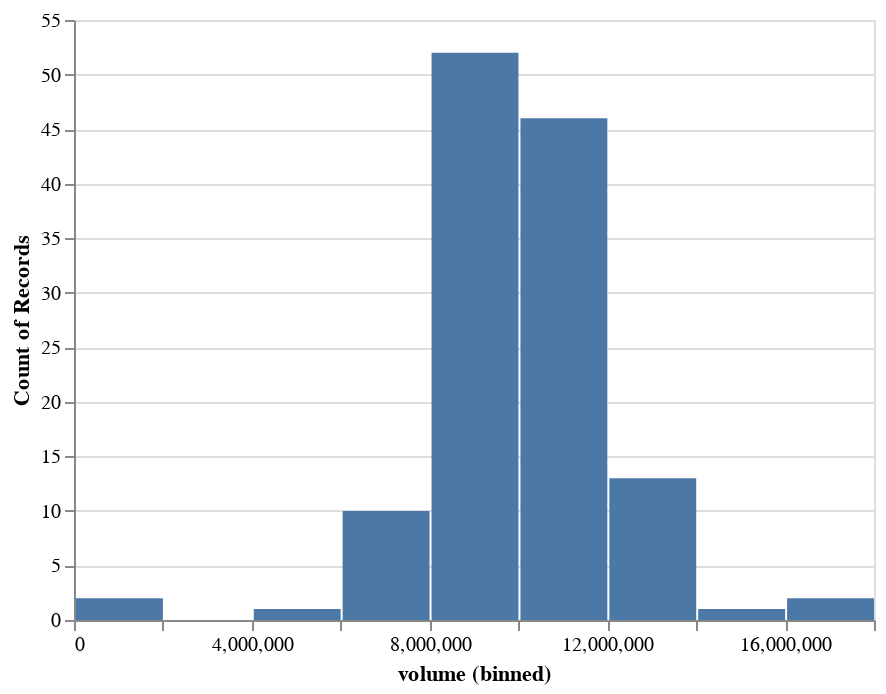

Notebook source saved alongside this figure:
### Markdown cell above
A variação percentual também concentrou valores entre -4% e 4%.

### Code cell
alt.Chart(df).mark_bar().encode(
    alt.X("volume", bin=True),
    y='count()',
).interactive()

### Figure 1 — Vega-Lite specification as saved in the notebook (floating-point values rounded to 4 significant figures)
{"config": {"view": {"continuousWidth": 400, "continuousHeight": 300}}, "data": {"name": "data-a82774e9d2b70a1945c5b93a9e77523b"}, "mark": "bar", "encoding": {"x": {"bin": true, "field": "volume", "type": "quantitative"}, "y": {"aggregate": "count", "type": "quantitative"}}, "selection": {"selector001": {"type": "interval", "bind": "scales", "encodings": ["x", "y"]}}, "$schema": "https://vega.github.io/schema/vega-lite/v4.17.0.json", "datasets": {"data-a82774e9d2b70a1945c5b93a9e77523b": [{"cotacao": 97000.0, "minima": 95630.0, "maxima": 97010.0, "variaçao": -12.69, "variaçao_percentual": -0.01, "volume": 7351088}, {"cotacao": 97010.0, "minima": 95650.0, "maxima": 97950.0, "variaçao": 1277.0, "variaçao_percentual": 1.33, "volume": 9331043}, {"cotacao": 95730.0, "minima": 95730.0, "maxima": 97390.0, "variaçao": -1559.0, "variaçao_percentual": -1.6, "volume": 8830686}, {"cotacao": 97290.0, "minima": 96390.0, "maxima": 97680.0, "variaçao": 302.8, "variaçao_percentual": 0.31, "volume": 7281307}, {"cotacao": 96990.0, "minima": 95820.0, "maxima": 98280.0, "variaçao": -1299.0, "variaçao_percentual": -1.32, "volume": 9738004}, {"cotacao": 98290.0, "minima": 98040.0, "maxima": 100100.0, "variaçao": -1808.0, "variaçao_percentual": -1.81, "volume": 11370282}, {"cotacao": 100100.0, "minima": 98560.0, "maxima": 100300.0, "variaçao": 422.1, "variaçao_percentual": 0.42, "volume": 7857686}, {"cotacao": 99680.0, "minima": 99660.0, "maxima": 100700.0, "variaçao": -622.2, "variaçao_percentual": -0.62, "volume": 7139394}, {"cotacao": 100300.0, "minima": 99650.0, "maxima": 100900.0, "variaçao": 23.39, "variaçao_percentual": 0.02, "volume": 9216676}, {"cotacao": 100300.0, "minima": 98370.0, "maxima": 100500.0, "variaçao": 1911.0, "variaçao_percentual": 1.94, "volume": 8182057}, {"cotacao": 98360.0, "minima": 97760.0, "maxima": 99430.0, "variaçao": -471.4, "variaçao_percentual": -0.48, "volume": 9107938}, {"cotacao": 98830.0, "minima": 98690.0, "maxima": 101500.0, "variaçao": -2457.0, "variaçao_percentual": -2.43, "volume": 8894555}, {"cotacao": 101300.0, "minima": 100100.0, "maxima": 101600.0, "variaçao": 1242.0, "variaçao_percentual": 1.24, "volume": 7955614}, {"cotacao": 100100.0, "minima": 99370.0, "maxima": 101200.0, "variaçao": -1191.0, "variaçao_percentual": -1.18, "volume": 8478956}, {"cotacao": 101200.0, "minima": 98960.0, "maxima": 101600.0, "variaçao": 520.4, "variaçao_percentual": 0.52, "volume": 11327366}, {"cotacao": 100700.0, "minima": 99750.0, "maxima": 103200.0, "variaçao": -1190.0, "variaçao_percentual": -1.17, "volume": 12610951}, {"cotacao": 101900.0, "minima": 100900.0, "maxima": 102800.0, "variaçao": -256.5, "variaçao_percentual": -0.25, "volume": 7557936}, {"cotacao": 102200.0, "minima": 99380.0, "maxima": 102200.0, "variaçao": 2798.0, "variaçao_percentual": 2.82, "volume": 9384718}, {"cotacao": 99370.0, "minima": 99370.0, "maxima": 102100.0, "variaçao": -2774.0, "variaçao_percentual": -2.72, "volume": 12226109}, {"cotacao": 102100.0, "minima": 100600.0, "maxima": 102300.0, "variaçao": 1519.0, "variaçao_percentual": 1.51, "volume": 7665672}, {"cotacao": 100600.0, "minima": 99860.0, "maxima": 101500.0, "variaçao": -3.69, "variaçao_percentual": 0.0, "volume": 7360629}, {"cotacao": 100600.0, "minima": 99360.0, "maxima": 102500.0, "variaçao": -1490.0, "variaçao_percentual": -1.46, "volume": 9861239}, {"cotacao": 102100.0, "minima": 101600.0, "maxima": 102700.0, "variaçao": -180.3, "variaçao_percentual": -0.18, "volume": 8170867}, {"cotacao": 102300.0, "minima": 101500.0, "maxima": 102500.0, "variaçao": 776.7, "variaçao_percentual": 0.77, "volume": 7722999}, {"cotacao": 101500.0, "minima": 100400.0, "maxima": 101600.0, "variaçao": 53.42, "variaçao_percentual": 0.05, "volume": 9100173}, {"cotacao": 101500.0, "minima": 99130.0, "maxima": 101700.0, "variaçao": 614.1, "variaçao_percentual": 0.61, "volume": 9404971}, {"cotacao": 100900.0, "minima": 100800.0, "maxima": 102300.0, "variaçao": -1212.0, "variaçao_percentual": -1.19, "volume": 10025837}, {"cotacao": 102100.0, "minima": 99600.0, "maxima": 102200.0, "variaçao": 2470.0, "variaçao_percentual": 2.48, "volume": 9418651}, {"cotacao": 99600.0, "minima": 98510.0, "maxima": 101700.0, "variaçao": -1758.0, "variaçao_percentual": -1.73, "volume": 10816219}, {"cotacao": 101400.0, "minima": 100400.0, "maxima": 101700.0, "variaçao": 892.9, "variaçao_percentual": 0.89, "volume": 8576348}, {"cotacao": 100500.0, "minima": 100200.0, "maxima": 103200.0, "variaçao": -1657.0, "variaçao_percentual": -1.62, "volume": 10721272}, {"cotacao": 102100.0, "minima": 100700.0, "maxima": 103100.0, "variaçao": -56.61, "variaçao_percentual": -0.06, "volume": 10114172}, {"cotacao": 102200.0, "minima": 102200.0, "maxima": 104400.0, "variaçao": -1270.0, "variaçao_percentual": -1.23, "volume": 9360885}, {"cotacao": 103400.0, "minima": 101300.0, "maxima": 103700.0, "variaçao": 668.9, "variaçao_percentual": 0.65, "volume": 8259462}, {"cotacao": 102800.0, "minima": 102000.0, "maxima": 104100.0, "variaçao": -1350.0, "variaçao_percentual": -1.3, "volume": 10337094}, {"cotacao": 104100.0, "minima": 102800.0, "maxima": 104500.0, "variaçao": 1324.0, "variaçao_percentual": 1.29, "volume": 9686597}, {"cotacao": 102800.0, "minima": 101200.0, "maxima": 103800.0, "variaçao": 1586.0, "variaçao_percentual": 1.57, "volume": 10922064}, {"cotacao": 101200.0, "minima": 100000.0, "maxima": 103000.0, "variaçao": -1614.0, "variaçao_percentual": -1.57, "volume": 12029818}, {"cotacao": 102800.0, "minima": 102300.0, "maxima": 103900.0, "variaçao": -82.28, "variaçao_percentual": -0.08, "volume": 10900968}, {"cotacao": 102900.0, "minima": 102600.0, "maxima": 105500.0, "variaçao": -2096.0, "variaçao_percentual": -2.0, "volume": 12929311}, {"cotacao": 105000.0, "minima": 103900.0, "maxima": 105600.0, "variaçao": -596.5, "variaçao_percentual": -0.56, "volume": 9591712}, {"cotacao": 105600.0, "minima": 104100.0, "maxima": 105700.0, "variaçao": 1496.0, "variaçao_percentual": 1.44, "volume": 9238287}, {"cotacao": 104100.0, "minima": 103600.0, "maxima": 104700.0, "variaçao": -368.0, "variaçao_percentual": -0.35, "volume": 9087128}, {"cotacao": 104500.0, "minima": 102400.0, "maxima": 104600.0, "variaçao": 2096.0, "variaçao_percentual": 2.05, "volume": 9622161}, {"cotacao": 102400.0, "minima": 100900.0, "maxima": 102700.0, "variaçao": 88.27, "variaçao_percentual": 0.09, "volume": 9795189}, {"cotacao": 102300.0, "minima": 102100.0, "maxima": 104900.0, "variaçao": -1996.0, "variaçao_percentual": -1.91, "volume": 10366618}, {"cotacao": 104300.0, "minima": 103300.0, "maxima": 105000.0, "variaçao": -20.17, "variaçao_percentual": -0.02, "volume": 10833697}, {"cotacao": 104300.0, "minima": 103700.0, "maxima": 105400.0, "variaçao": -116.6, "variaçao_percentual": -0.11, "volume": 11105789}, {"cotacao": 104400.0, "minima": 102700.0, "maxima": 104400.0, "variaçao": 1538.0, "variaçao_percentual": 1.49, "volume": 8931780}, {"cotacao": 102900.0, "minima": 100600.0, "maxima": 103000.0, "variaçao": 2335.0, "variaçao_percentual": 2.32, "volume": 10429358}, {"cotacao": 100600.0, "minima": 100200.0, "maxima": 101800.0, "variaçao": -1237.0, "variaçao_percentual": -1.22, "volume": 8127068}, {"cotacao": 101800.0, "minima": 100400.0, "maxima": 102100.0, "variaçao": 1350.0, "variaçao_percentual": 1.34, "volume": 9285576}, {"cotacao": 100400.0, "minima": 98290.0, "maxima": 100600.0, "variaçao": 1743.0, "variaçao_percentual": 1.77, "volume": 10019438}, {"cotacao": 98700.0, "minima": 98700.0, "maxima": 100900.0, "variaçao": -1335.0, "variaçao_percentual": -1.33, "volume": 10382260}, {"cotacao": 100000.0, "minima": 98740.0, "maxima": 100100.0, "variaçao": 871.5, "variaçao_percentual": 0.88, "volume": 9147234}, {"cotacao": 99160.0, "minima": 98860.0, "maxima": 100200.0, "variaçao": -609.5, "variaçao_percentual": -0.61, "volume": 0}, {"cotacao": 99770.0, "minima": 97760.0, "maxima": 99970.0, "variaçao": 2009.0, "variaçao_percentual": 2.05, "volume": 9142741}, {"cotacao": 97760.0, "minima": 97270.0, "maxima": 98940.0, "variaçao": -1176.0, "variaçao_percentual": -1.19, "volume": 8951409}, {"cotacao": 98940.0, "minima": 96770.0, "maxima": 99260.0, "variaçao": 2172.0, "variaçao_percentual": 2.24, "volume": 9489369}, {"cotacao": 96760.0, "minima": 95800.0, "maxima": 96760.0, "variaçao": 529.9, "variaçao_percentual": 0.55, "volume": 5351557}, {"cotacao": 96230.0, "minima": 96050.0, "maxima": 97860.0, "variaçao": 31.76, "variaçao_percentual": 0.03, "volume": 10062907}, {"cotacao": 96200.0, "minima": 95060.0, "maxima": 96850.0, "variaçao": 1147.0, "variaçao_percentual": 1.21, "volume": 10163349}, {"cotacao": 95060.0, "minima": 94810.0, "maxima": 96260.0, "variaçao": -679.5, "variaçao_percentual": -0.71, "volume": 10144493}, {"cotacao": 95740.0, "minima": 93830.0, "maxima": 95740.0, "variaçao": 1901.0, "variaçao_percentual": 2.03, "volume": 8906772}, {"cotacao": 93830.0, "minima": 93510.0, "maxima": 95980.0, "variaçao": -2149.0, "variaçao_percentual": -2.24, "volume": 8439076}, {"cotacao": 95980.0, "minima": 94150.0, "maxima": 96260.0, "variaçao": 1606.0, "variaçao_percentual": 1.7, "volume": 8697938}, {"cotacao": 94380.0, "minima": 93260.0, "maxima": 95970.0, "variaçao": -1598.0, "variaçao_percentual": -1.66, "volume": 9962706}, {"cotacao": 95980.0, "minima": 95340.0, "maxima": 97490.0, "variaçao": 639.2, "variaçao_percentual": 0.67, "volume": 9752695}, {"cotacao": 95340.0, "minima": 94870.0, "maxima": 96870.0, "variaçao": -1236.0, "variaçao_percentual": -1.28, "volume": 8264673}, {"cotacao": 96570.0, "minima": 95870.0, "maxima": 97540.0, "variaçao": 446.9, "variaçao_percentual": 0.46, "volume": 13134388}, {"cotacao": 96130.0, "minima": 94700.0, "maxima": 97110.0, "variaçao": 578.0, "variaçao_percentual": 0.6, "volume": 10008482}, {"cotacao": 95550.0, "minima": 93530.0, "maxima": 96610.0, "variaçao": 2016.0, "variaçao_percentual": 2.16, "volume": 11134708}, {"cotacao": 93530.0, "minima": 92390.0, "maxima": 95220.0, "variaçao": 1156.0, "variaçao_percentual": 1.25, "volume": 12034206}, {"cotacao": 92380.0, "minima": 90150.0, "maxima": 93110.0, "variaçao": -419.8, "variaçao_percentual": -0.45, "volume": 13317494}, {"cotacao": 92800.0, "minima": 90810.0, "maxima": 94700.0, "variaçao": -1891.0, "variaçao_percentual": -2.0, "volume": 12785559}, {"cotacao": 94690.0, "minima": 94660.0, "maxima": 97650.0, "variaçao": -2061.0, "variaçao_percentual": -2.13, "volume": 11739633}, {"cotacao": 96750.0, "minima": 95390.0, "maxima": 97640.0, "variaçao": -898.1, "variaçao_percentual": -0.92, "volume": 11278807}, {"cotacao": 97640.0, "minima": 94640.0, "maxima": 97690.0, "variaçao": 3008.0, "variaçao_percentual": 3.18, "volume": 11096543}, {"cotacao": 94640.0, "minima": 93840.0, "maxima": 97360.0, "variaçao": 808.5, "variaçao_percentual": 0.86, "volume": 13320283}, {"cotacao": 93830.0, "minima": 92220.0, "maxima": 94130.0, "variaçao": 826.5, "variaçao_percentual": 0.89, "volume": 11487976}, {"cotacao": 93000.0, "minima": 91050.0, "maxima": 93710.0, "variaçao": 1956.0, "variaçao_percentual": 2.15, "volume": 15137940}, {"cotacao": 91050.0, "minima": 88620.0, "maxima": 91050.0, "variaçao": 2426.0, "variaçao_percentual": 2.74, "volume": 11827318}, {"cotacao": 87380.0, "minima": 87380.0, "maxima": 87400.0, "variaçao": -24.99, "variaçao_percentual": -0.03, "volume": 2751}, {"cotacao": 88620.0, "minima": 86840.0, "maxima": 89020.0, "variaçao": 1218.0, "variaçao_percentual": 1.39, "volume": 9849418}, {"cotacao": 87400.0, "minima": 85380.0, "maxima": 87410.0, "variaçao": 453.5, "variaçao_percentual": 0.52, "volume": 16550910}, {"cotacao": 86950.0, "minima": 86770.0, "maxima": 88090.0, "variaçao": -997.2, "variaçao_percentual": -1.13, "volume": 10116979}, {"cotacao": 87950.0, "minima": 85470.0, "maxima": 87950.0, "variaçao": 2477.0, "variaçao_percentual": 2.9, "volume": 11212003}, {"cotacao": 85470.0, "minima": 85400.0, "maxima": 87330.0, "variaçao": -194.6, "variaçao_percentual": -0.23, "volume": 12030845}, {"cotacao": 85660.0, "minima": 82190.0, "maxima": 85880.0, "variaçao": 3490.0, "variaçao_percentual": 4.25, "volume": 8764426}, {"cotacao": 82170.0, "minima": 81670.0, "maxima": 83030.0, "variaçao": -853.9, "variaçao_percentual": -1.03, "volume": 9281203}, {"cotacao": 83030.0, "minima": 81320.0, "maxima": 83310.0, "variaçao": 1708.0, "variaçao_percentual": 2.1, "volume": 11395210}, {"cotacao": 81320.0, "minima": 80740.0, "maxima": 82290.0, "variaçao": 577.1, "variaçao_percentual": 0.71, "volume": 9522846}, {"cotacao": 80740.0, "minima": 80650.0, "maxima": 82170.0, "variaçao": -451.9, "variaçao_percentual": -0.56, "volume": 10740120}, {"cotacao": 81190.0, "minima": 77570.0, "maxima": 81420.0, "variaçao": 3638.0, "variaçao_percentual": 4.69, "volume": 11533136}, {"cotacao": 77560.0, "minima": 77430.0, "maxima": 79540.0, "variaçao": -1454.0, "variaçao_percentual": -1.84, "volume": 11718213}, {"cotacao": 79010.0, "minima": 75700.0, "maxima": 79010.0, "variaçao": 1239.0, "variaçao_percentual": 1.59, "volume": 13818890}, {"cotacao": 77770.0, "minima": 77150.0, "maxima": 78910.0, "variaçao": -99.75, "variaçao_percentual": -0.13, "volume": 11575865}, {"cotacao": 77870.0, "minima": 77870.0, "maxima": 80340.0, "variaçao": -1193.0, "variaçao_percentual": -1.51, "volume": 10245422}, {"cotacao": 79060.0, "minima": 78990.0, "maxima": 80720.0, "variaçao": -1199.0, "variaçao_percentual": -1.49, "volume": 9781947}, {"cotacao": 80260.0, "minima": 78150.0, "maxima": 80560.0, "variaçao": 2145.0, "variaçao_percentual": 2.75, "volume": 10734447}, {"cotacao": 78120.0, "minima": 78060.0, "maxima": 80060.0, "variaçao": -945.1, "variaçao_percentual": -1.2, "volume": 13808910}, {"cotacao": 79060.0, "minima": 78060.0, "maxima": 80000.0, "variaçao": -407.1, "variaçao_percentual": -0.51, "volume": 9775856}, {"cotacao": 79470.0, "minima": 78890.0, "maxima": 81070.0, "variaçao": 594.6, "variaçao_percentual": 0.75, "volume": 9154697}, {"cotacao": 78880.0, "minima": 77640.0, "maxima": 80500.0, "variaçao": -1630.0, "variaçao_percentual": -2.02, "volume": 8594170}, {"cotacao": 80510.0, "minima": 80170.0, "maxima": 83170.0, "variaçao": -2665.0, "variaçao_percentual": -3.2, "volume": 11804571}, {"cotacao": 83170.0, "minima": 81310.0, "maxima": 83600.0, "variaçao": 1859.0, "variaçao_percentual": 2.29, "volume": 11719656}, {"cotacao": 81310.0, "minima": 78240.0, "maxima": 81430.0, "variaçao": 3074.0, "variaçao_percentual": 3.93, "volume": 12938969}, {"cotacao": 78240.0, "minima": 75330.0, "maxima": 78560.0, "variaçao": 2908.0, "variaçao_percentual": 3.86, "volume": 10656861}, {"cotacao": 75330.0, "minima": 72040.0, "maxima": 79670.0, "variaçao": -4343.0, "variaçao_percentual": -5.45, "volume": 16529162}, {"cotacao": 79670.0, "minima": 78620.0, "maxima": 81930.0, "variaçao": -1014.0, "variaçao_percentual": -1.26, "volume": 10823453}, {"cotacao": 80690.0, "minima": 78970.0, "maxima": 81180.0, "variaçao": 1714.0, "variaçao_percentual": 2.17, "volume": 9848913}, {"cotacao": 78970.0, "minima": 76940.0, "maxima": 80110.0, "variaçao": -17.53, "variaçao_percentual": -0.02, "volume": 8874705}, {"cotacao": 78990.0, "minima": 77750.0, "maxima": 79850.0, "variaçao": 1178.0, "variaçao_percentual": 1.51, "volume": 8317760}, {"cotacao": 77810.0, "minima": 77450.0, "maxima": 80170.0, "variaçao": -1020.0, "variaçao_percentual": -1.29, "volume": 9028399}, {"cotacao": 78830.0, "minima": 77550.0, "maxima": 80030.0, "variaçao": -1087.0, "variaçao_percentual": -1.36, "volume": 9758433}, {"cotacao": 79920.0, "minima": 78850.0, "maxima": 81670.0, "variaçao": 1083.0, "variaçao_percentual": 1.37, "volume": 8593606}, {"cotacao": 78840.0, "minima": 76410.0, "maxima": 78840.0, "variaçao": 1154.0, "variaçao_percentual": 1.49, "volume": 7651293}, {"cotacao": 77680.0, "minima": 77460.0, "maxima": 80430.0, "variaçao": -942.7, "variaçao_percentual": -1.2, "volume": 10748704}, {"cotacao": 78620.0, "minima": 76120.0, "maxima": 79060.0, "variaçao": 2267.0, "variaçao_percentual": 2.97, "volume": 10206330}, {"cotacao": 76360.0, "minima": 74080.0, "maxima": 79860.0, "variaçao": 2285.0, "variaçao_percentual": 3.08, "volume": 11286506}, {"cotacao": 74070.0, "minima": 69560.0, "maxima": 75260.0, "variaçao": 4535.0, "variaçao_percentual": 6.52, "volume": 9685375}, {"cotacao": 69540.0, "minima": 67800.0, "maxima": 72240.0, "variaçao": -2716.0, "variaçao_percentual": -3.76, "volume": 10411316}, {"cotacao": 72250.0, "minima": 70960.0, "maxima": 73860.0, "variaçao": 1287.0, "variaçao_percentual": 1.81, "volume": 10540157}, {"cotacao": 70970.0, "minima": 69570.0, "maxima": 73010.0, "variaçao": -2053.0, "variaçao_percentual": -2.81, "volume": 10093470}, {"cotacao": 73020.0, "minima": 72390.0, "maxima": 75510.0, "variaçao": -1620.0, "variaçao_percentual": -2.17, "volume": 11141469}, {"cotacao": 74640.0, "minima": 73180.0, "maxima": 75430.0, "variaçao": 1211.0, "variaçao_percentual": 1.65, "volume": 9032163}, {"cotacao": 73430.0, "minima": 73060.0, "maxima": 77710.0, "variaçao": -4281.0, "variaçao_percentual": -5.51, "volume": 10301112}]}}
